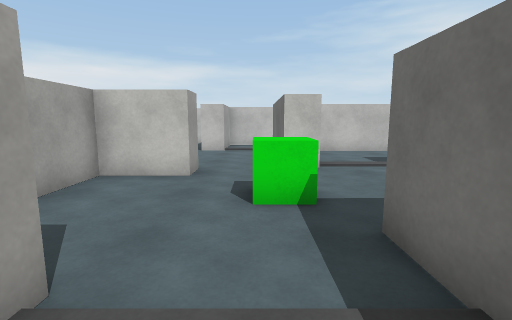
view 1 (above)

16 first-person views from a walk through a Unity game level. The camera is 1.3 m above the floor, tilts 8° down and sees 85° across. The floor is counted in squares, 1 m on a side. Each view is taken from the middle of a square. On the plan, view 1 faces up. The plan holds only what a view shows up to about 13 squares ahead; the rest is blank. The player character is not drawn. Surface patterns are stand-ins for the level's own textures.

view 2
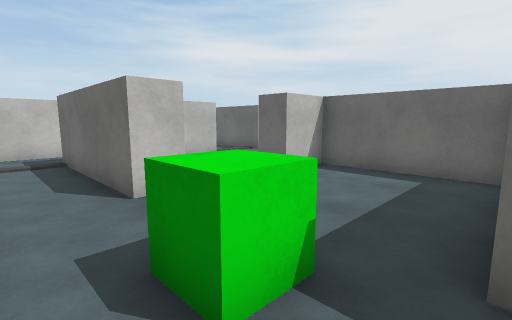

view 3
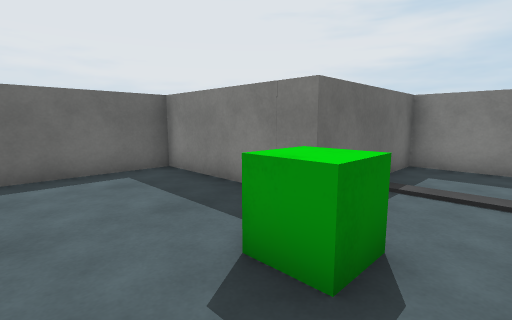

view 4
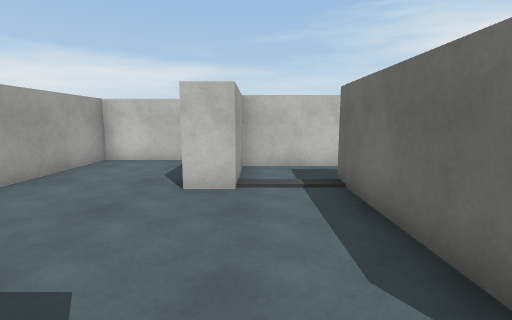

view 5
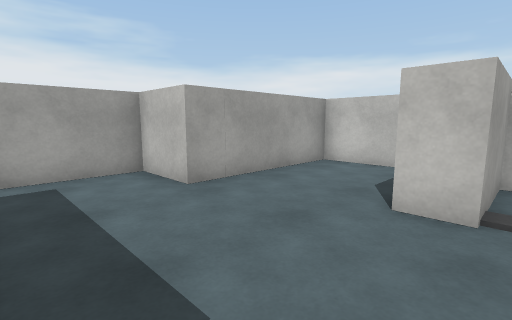

view 6
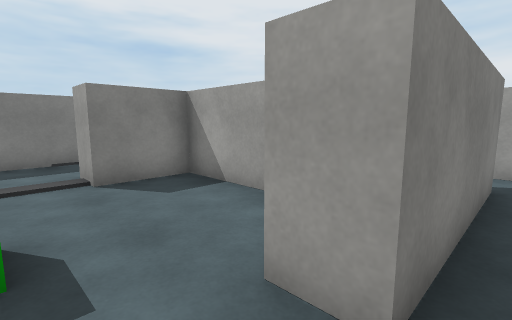

view 7
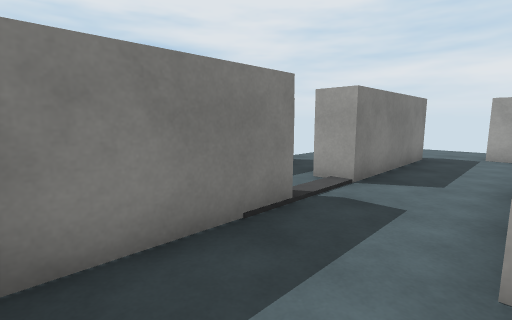

view 8
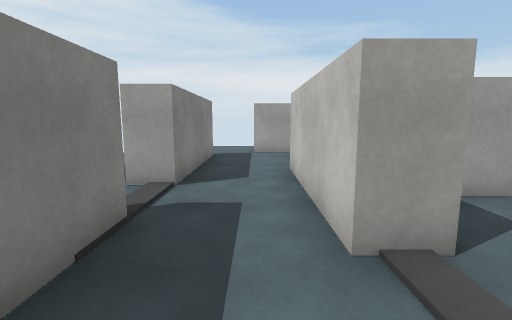

view 9
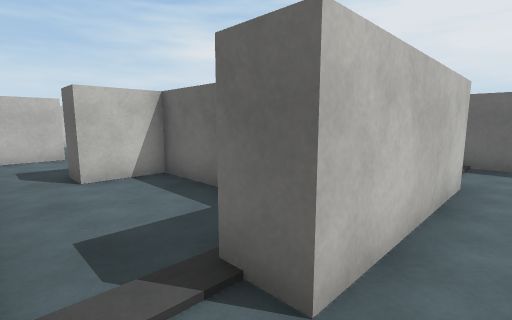

view 10
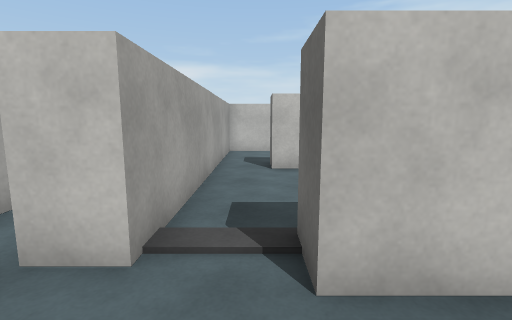

view 11
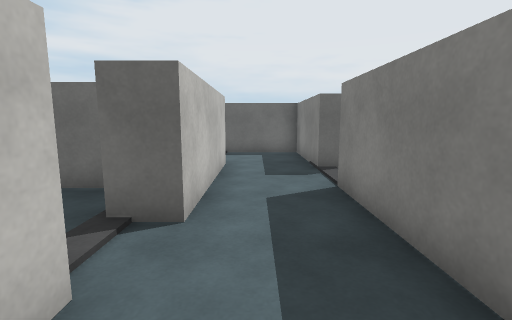

view 12
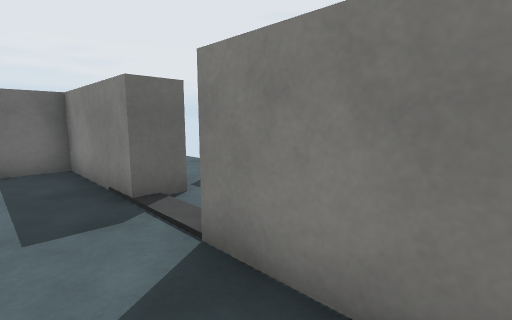

view 13
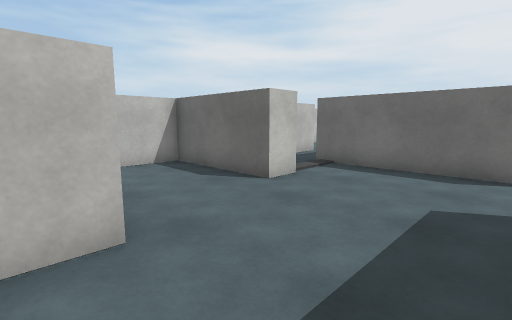

view 14
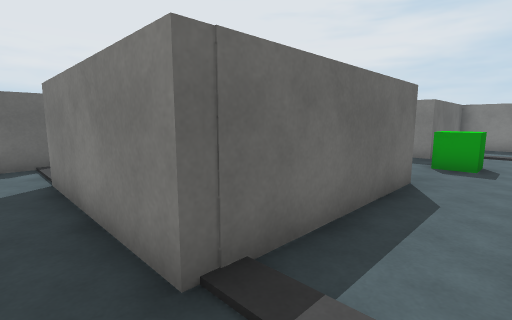

view 15
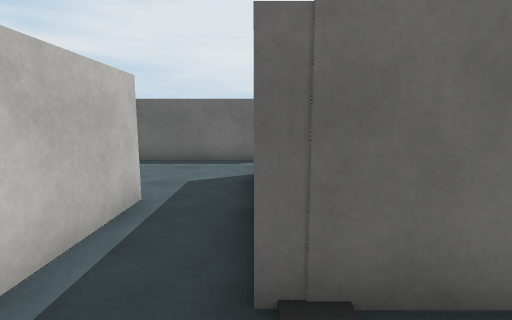

view 16
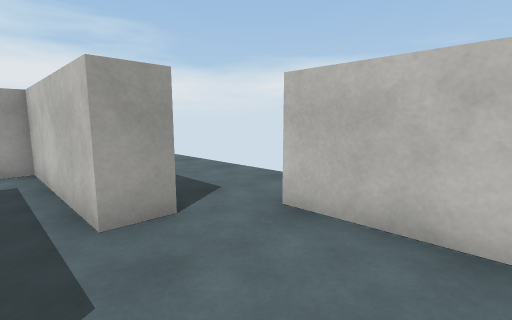

### Floor plan
Points are (right, up) in squares from view 1. A wall is a line through its corners. A room is listed if a view was taken in it or the views show most of it. See-through windows are left out.
Room 1 (views 1, 2, 7, 8)
walls: (-1.6, 6.5) (-3.7, 6.5) (-3.7, 1.9) (-1.6, 1.9) (-1.6, 0.9) (-2.6, 0.9); (1.9, 7.7) (0.8, 7.7); (-2.4, -1.6) (1.5, -1.6) (1.5, 3.1) (6.4, 3.1) (6.4, 7.7) (4.7, 7.7)
ways out: opening at (-0.5, 7.5) to room 2; opening at (-2, -0.5) to room 6; opening at (3.5, 8)
objects: green cube (0, 5) to (1, 5)
Room 2 (views 3, 4, 5, 6, 13)
walls: (-1.4, 12.2) (-2.4, 12.2) (-2.4, 16.2) (-6, 16.2) (-6, 11) (-8.1, 11) (-8.1, 6.5); (0.8, 7.7) (0.8, 13); (-6.5, 6.5) (-6.5, 7.5) (-1.6, 7.5) (-1.6, 6.5)
ways out: opening at (-0.5, 7.5) to room 1; opening at (-7, 7) to room 4; opening at (-0.5, 13) to room 5
Room 3 (views 9, 11)
walls: (-10.6, 3) (-10.6, -0.1); (-8.1, 1.3) (-9.1, 1.3); (-9.6, -1.6) (-7.4, -1.6)
ways out: opening at (-8.5, -0.5) to room 4; opening at (-11.7, -0.3)
Room 4 (views 10, 12)
walls: (-4.7, 2.9) (-4.7, 6.5) (-6.5, 6.5); (-4.5, 0.9) (-6.5, 0.9) (-6.5, 2); (-7.4, -1.6) (-4.5, -1.6); (-8.1, 6.5) (-8.1, 1.3)
ways out: opening at (-7, 7) to room 2; opening at (-8.5, -0.5) to room 3; opening at (-5.5, -0.5) to room 6
Room 5 (views 14, 15, 16)
walls: (3.5, 16) (3.5, 14.9) (-1.4, 14.9) (-1.4, 12.2); (0.8, 13) (5.9, 13); (7, 17.3) (4.2, 17.3); (8.2, 12) (8.2, 17)
ways out: opening at (-0.5, 13) to room 2; opening at (4, 16); opening at (7, 12.5)
Room 6 (no view inside)
walls: (-4.5, -1.6) (-4.5, -2.6); (-2.6, 0.9) (-4.5, 0.9); (-2.4, -2.8) (-2.4, -1.6)
ways out: opening at (-2, -0.5) to room 1; opening at (-5.5, -0.5) to room 4; opening at (-3.5, -2.5)

Where each view was taken, in squares from view 1:
view 1: 0 up, 0 right, facing up
view 2: 3 up, 1 left, facing up-right
view 3: 7 up, 1 left, facing down-right
view 4: 7 up, 1 left, facing up
view 5: 8 up, 1 left, facing up-left
view 6: 8 up, 0 right, facing down-left
view 7: 1 up, 1 right, facing down-left
view 8: 0 up, 1 right, facing left
view 9: 0 up, 8 left, facing up-right
view 10: 1 down, 7 left, facing up
view 11: 0 up, 10 left, facing right
view 12: 0 up, 7 left, facing down-right
view 13: 8 up, 7 left, facing up-right
view 14: 14 up, 1 left, facing down-right
view 15: 13 up, 1 left, facing right
view 16: 14 up, 7 right, facing up-left
